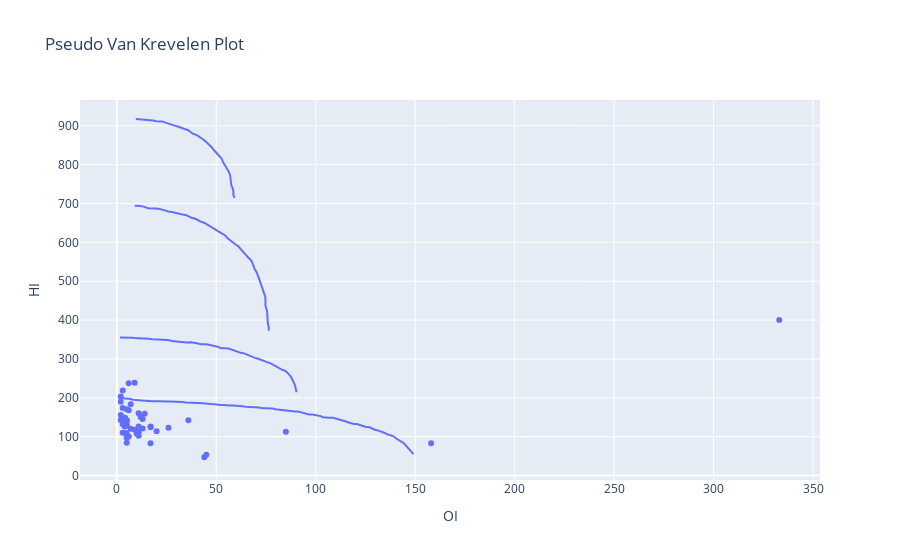
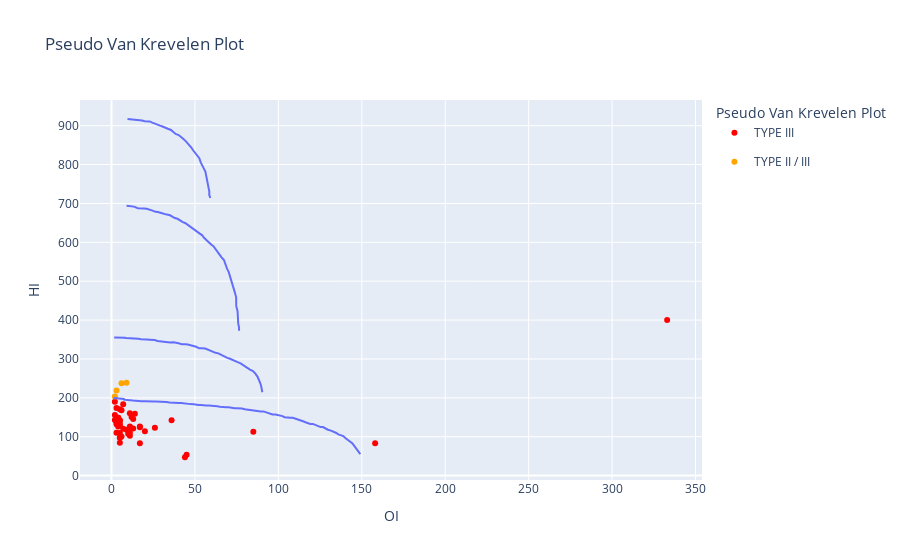

These figures' notebook cell, in order:
### Code cell
def pseudo_plot(FEE_AL_910, PSEUDO_I, PSEUDO_II, PSEUDO_II_III, PSEUDO_III):
    
    pseudo(FEE_AL_910, PSEUDO_I, PSEUDO_II, PSEUDO_II_III, PSEUDO_III)
    
    import plotly.express as px
    import plotly.graph_objects as go
    
    ########
    
    
    fig1 = px.scatter(x=FEE_AL_910['OI'], y=FEE_AL_910['HI'], hover_name = FEE_AL_910["Depth"] )
    
    fig2 = px.line(x=PSEUDO_I['x'], y=PSEUDO_I['y'])
    fig3 = px.line(x=PSEUDO_II['x'], y=PSEUDO_II['y'])
    fig4 = px.line(x=PSEUDO_II_III['x'], y=PSEUDO_II_III['y'])
    fig5 = px.line(x=PSEUDO_III['x'], y=PSEUDO_III['y'])

    fig6 = go.Figure(data=fig1.data + fig2.data + fig3.data + fig4.data + fig5.data)
    fig6.update_layout( 
        title="Pseudo Van Krevelen Plot",   #
    xaxis_title="OI",
    yaxis_title="HI",
    legend_title="Pseudo Van Krevelen Plot"           )
    fig6.show()
    
    #########

    fig1 = px.scatter(x=FEE_AL_910['OI'], y=FEE_AL_910['HI'], hover_name = FEE_AL_910["Depth"] ,
        color =  FEE_AL_910['PSEUDO']  , 
                      # color = FEE_AL_910['Formation']  , 

    color_discrete_map = {"TYPE I":  "cyan"  ,                           
    "TYPE II"  :"blue"  ,   "TYPE II / III"  :"orange"  ,
    "TYPE III":"red" ,
     "UN-IDENTIFIED" : "black"                    }             
                     
                     )
    
    fig2 = px.line(x=PSEUDO_I['x'], y=PSEUDO_I['y'])
    fig3 = px.line(x=PSEUDO_II['x'], y=PSEUDO_II['y'])
    fig4 = px.line(x=PSEUDO_II_III['x'], y=PSEUDO_II_III['y'])
    fig5 = px.line(x=PSEUDO_III['x'], y=PSEUDO_III['y'])

    fig6 = go.Figure(data=fig1.data + fig2.data + fig3.data + fig4.data + fig5.data)
    fig6.update_layout( 
        title="Pseudo Van Krevelen Plot",   #
    xaxis_title="OI",
    yaxis_title="HI",
    legend_title="Pseudo Van Krevelen Plot"           )
    fig6.show()
    
"""
   #. FEE_AL_910  FEE_BI_307 
    from dash import Dash, dcc, html
    from base64 import b64encode
    import io
    buffer = io.StringIO()
    
    fig6.write_html(buffer)

    html_bytes = buffer.getvalue().encode()
    encoded = b64encode(html_bytes).decode()
    
    
    app = Dash()

    
    app.layout = html.Div([
    html.H4('Simple plot export options'),
    html.P("↓↓↓ try downloading the plot as PNG ↓↓↓", style={"text-align": "right", "font-weight": "bold"}),
    dcc.Graph(id="graph", figure=fig6),
    html.A(
        html.Button("Download as HTML"), 
        id="download",
        href="data:text/html;base64," + encoded,
        download="plotly_graph.html"
    )
    ])


    app.run_server(debug=True)  # 26, 29, 31
"""

pseudo_plot(FEE_BI_307 , PSEUDO_I, PSEUDO_II, PSEUDO_II_III, PSEUDO_III)
